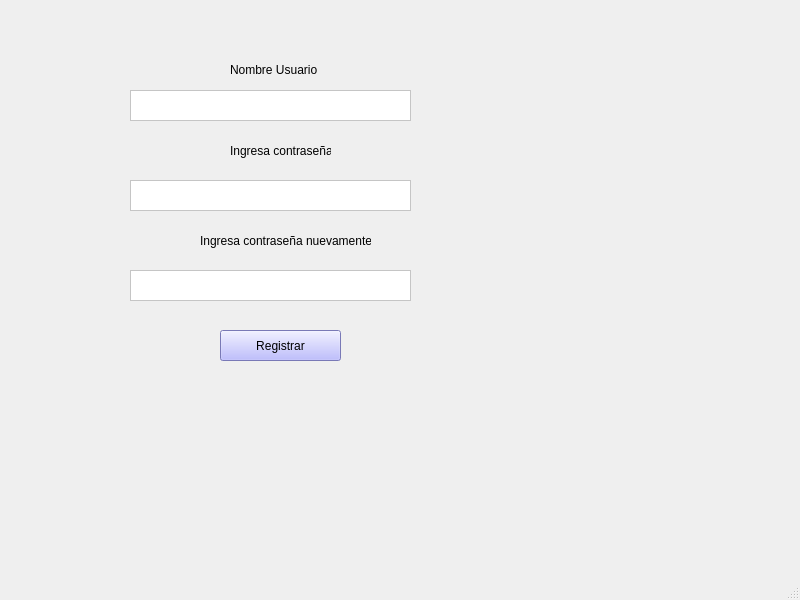
<?xml version="1.0" encoding="UTF-8"?>
<ui version="4.0">
 <class>MainWindow</class>
 <widget class="QMainWindow" name="MainWindow">
  <property name="geometry">
   <rect>
    <x>0</x>
    <y>0</y>
    <width>800</width>
    <height>600</height>
   </rect>
  </property>
  <property name="windowTitle">
   <string>MainWindow</string>
  </property>
  <property name="styleSheet">
   <string notr="true">color: rgb(0, 0, 0);</string>
  </property>
  <widget class="QWidget" name="centralwidget">
   <widget class="QLabel" name="label">
    <property name="geometry">
     <rect>
      <x>230</x>
      <y>60</y>
      <width>91</width>
      <height>20</height>
     </rect>
    </property>
    <property name="text">
     <string>Nombre Usuario</string>
    </property>
   </widget>
   <widget class="QLabel" name="label_2">
    <property name="geometry">
     <rect>
      <x>230</x>
      <y>140</y>
      <width>101</width>
      <height>21</height>
     </rect>
    </property>
    <property name="text">
     <string>Ingresa contraseña</string>
    </property>
   </widget>
   <widget class="QTextEdit" name="textEdit">
    <property name="geometry">
     <rect>
      <x>130</x>
      <y>90</y>
      <width>281</width>
      <height>31</height>
     </rect>
    </property>
    <property name="styleSheet">
     <string notr="true">background-color: rgb(255, 255, 255);
color: rgb(0, 0, 0);</string>
    </property>
   </widget>
   <widget class="QTextEdit" name="textEdit2">
    <property name="geometry">
     <rect>
      <x>130</x>
      <y>180</y>
      <width>281</width>
      <height>31</height>
     </rect>
    </property>
    <property name="styleSheet">
     <string notr="true">background-color: rgb(255, 255, 255);
color: rgb(0, 0, 0);</string>
    </property>
   </widget>
   <widget class="QLabel" name="label_3">
    <property name="geometry">
     <rect>
      <x>200</x>
      <y>230</y>
      <width>171</width>
      <height>21</height>
     </rect>
    </property>
    <property name="text">
     <string>Ingresa contraseña nuevamente</string>
    </property>
   </widget>
   <widget class="QTextEdit" name="textEdit3">
    <property name="geometry">
     <rect>
      <x>130</x>
      <y>270</y>
      <width>281</width>
      <height>31</height>
     </rect>
    </property>
    <property name="styleSheet">
     <string notr="true">background-color: rgb(255, 255, 255);
color: rgb(0, 0, 0);</string>
    </property>
   </widget>
   <widget class="QPushButton" name="btnRegistrar">
    <property name="geometry">
     <rect>
      <x>220</x>
      <y>330</y>
      <width>121</width>
      <height>31</height>
     </rect>
    </property>
    <property name="styleSheet">
     <string notr="true">color: rgb(0, 0, 0);
background-color: rgb(170, 170, 255);</string>
    </property>
    <property name="text">
     <string>Registrar</string>
    </property>
   </widget>
  </widget>
  <widget class="QMenuBar" name="menubar">
   <property name="geometry">
    <rect>
     <x>0</x>
     <y>0</y>
     <width>800</width>
     <height>33</height>
    </rect>
   </property>
  </widget>
  <widget class="QStatusBar" name="statusbar"/>
 </widget>
 <resources/>
 <connections/>
</ui>
